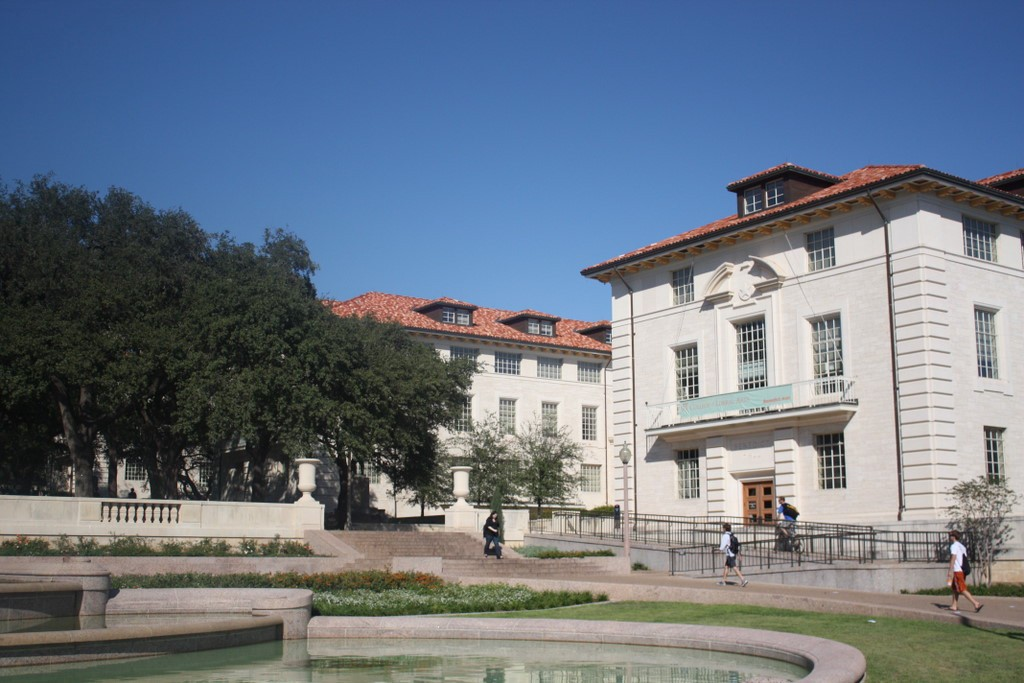
#> input picture 06-trabalho05-pi/input_images/foto1A.jpg, 1024 x 683 px, found by its file name
$ jupyter execute --allow-errors 01-Trabalho05-PI-Rascunho.ipynb   (shell and % lines are left out)
#> lines starting #> are read from the running program, lines starting #| are printed output that depends on the picture
# <center> Trabalho 05 - Introdução ao Processamento de Imagem Digital </center>

**Aluna:** Marianna de Pinho Severo <br>
**RA**: 264960 <br>
**Professor:** Hélio Pedrini

### Passo 01: Importar bibliotecas

[cell 1]
import cv2 as cv
import numpy as np
import matplotlib.pyplot as plt

### Passo 02: Ler imagens

[cell 2]
images = {}

[cell 3]
images['building1'] = cv.imread('input_images/foto1A.jpg',0)
images['building2'] = cv.imread('input_images/foto1B.jpg',0)
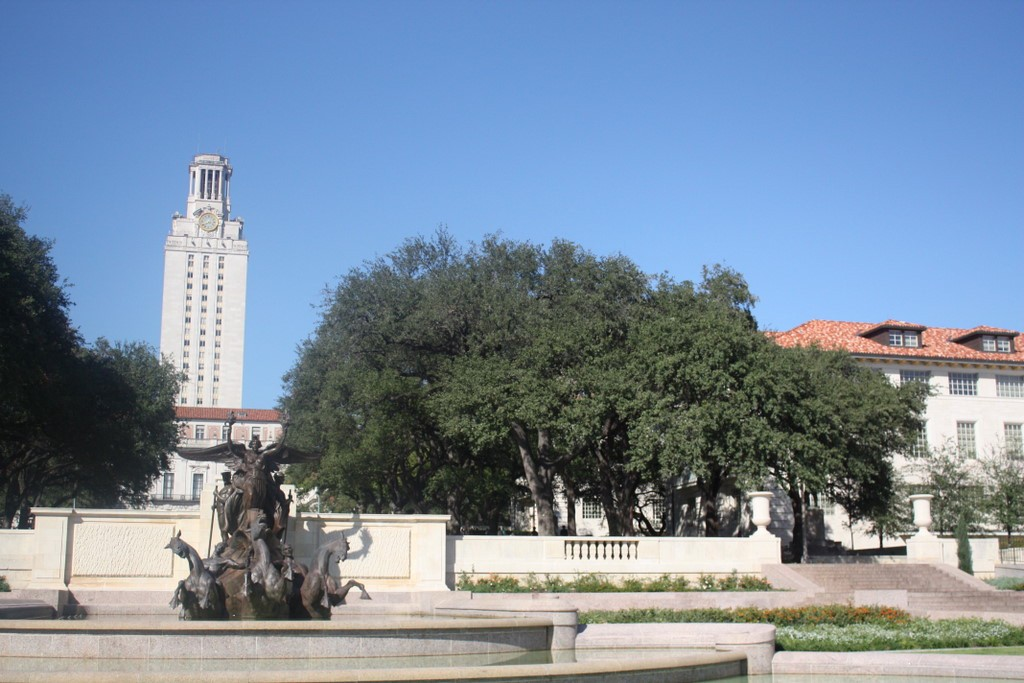
#> input picture 06-trabalho05-pi/input_images/foto1B.jpg, 1024 x 683 px, found by its file name
images['lake1'] = cv.imread('input_images/foto2A.jpg',0)
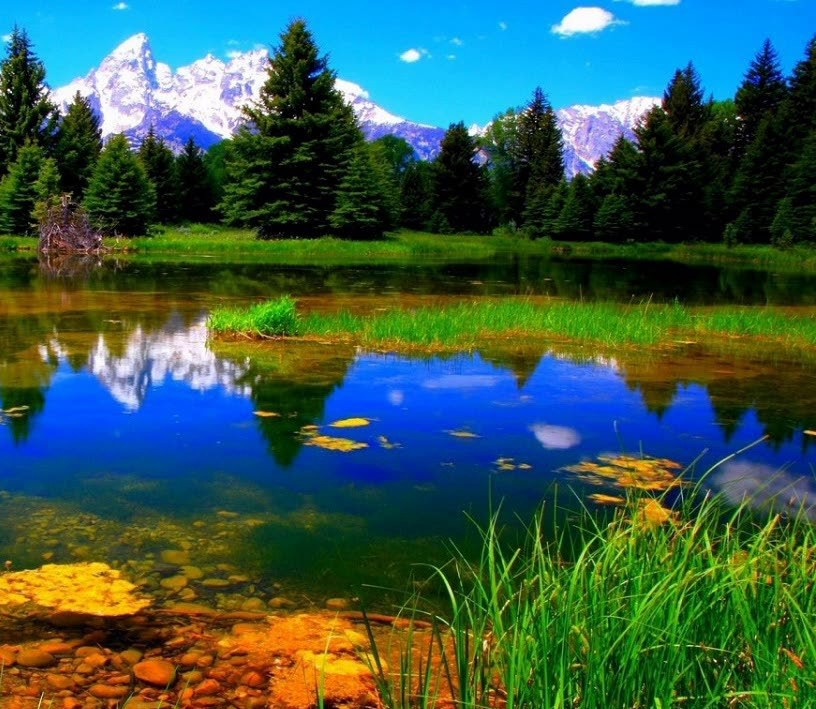
#> input picture 06-trabalho05-pi/input_images/foto2A.jpg, 816 x 709 px, found by its file name
images['lake2'] = cv.imread('input_images/foto2B.jpg',0)
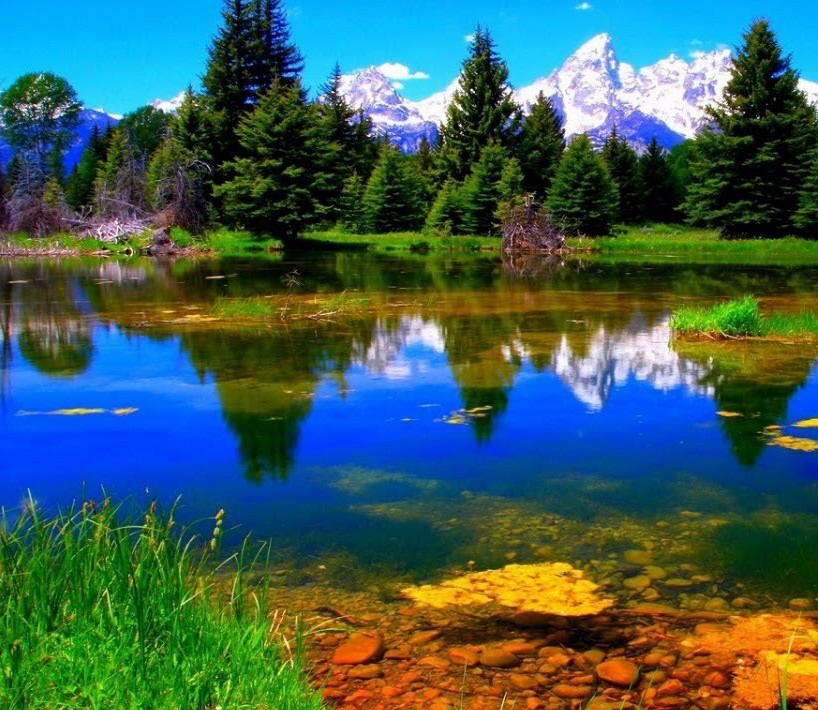
#> input picture 06-trabalho05-pi/input_images/foto2B.jpg, 818 x 710 px, found by its file name
images['road1'] = cv.imread('input_images/foto3A.jpg',0)
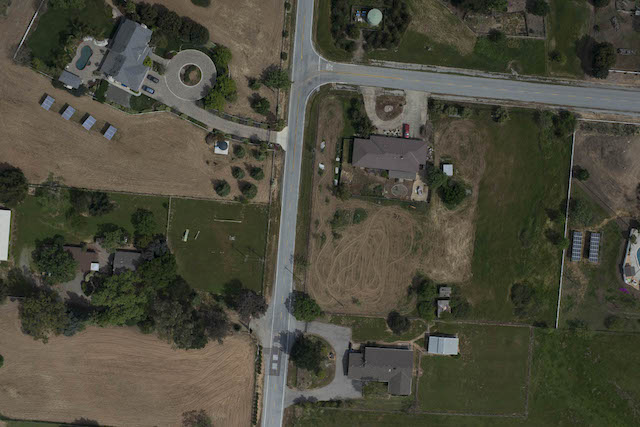
#> input picture 06-trabalho05-pi/input_images/foto3A.jpg, 640 x 427 px, found by its file name
images['road2'] = cv.imread('input_images/foto3B.jpg',0)
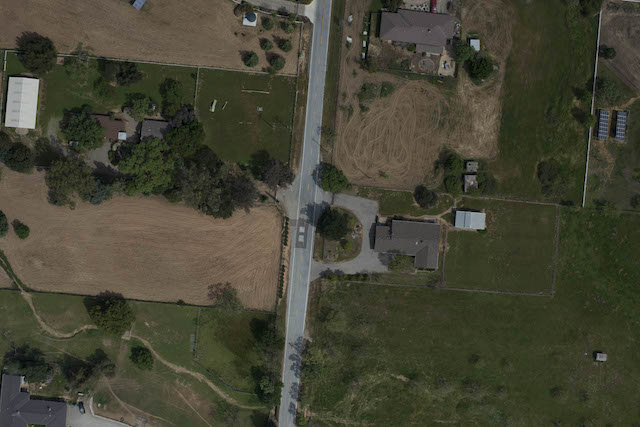
#> input picture 06-trabalho05-pi/input_images/foto3B.jpg, 640 x 427 px, found by its file name
images['desert_road1'] = cv.imread('input_images/foto4A.jpg',0)
images['desert_road2'] = cv.imread('input_images/foto4B.jpg',0)
images['field1'] = cv.imread('input_images/foto5A.jpg',0)
images['field2'] = cv.imread('input_images/foto5B.jpg',0)
